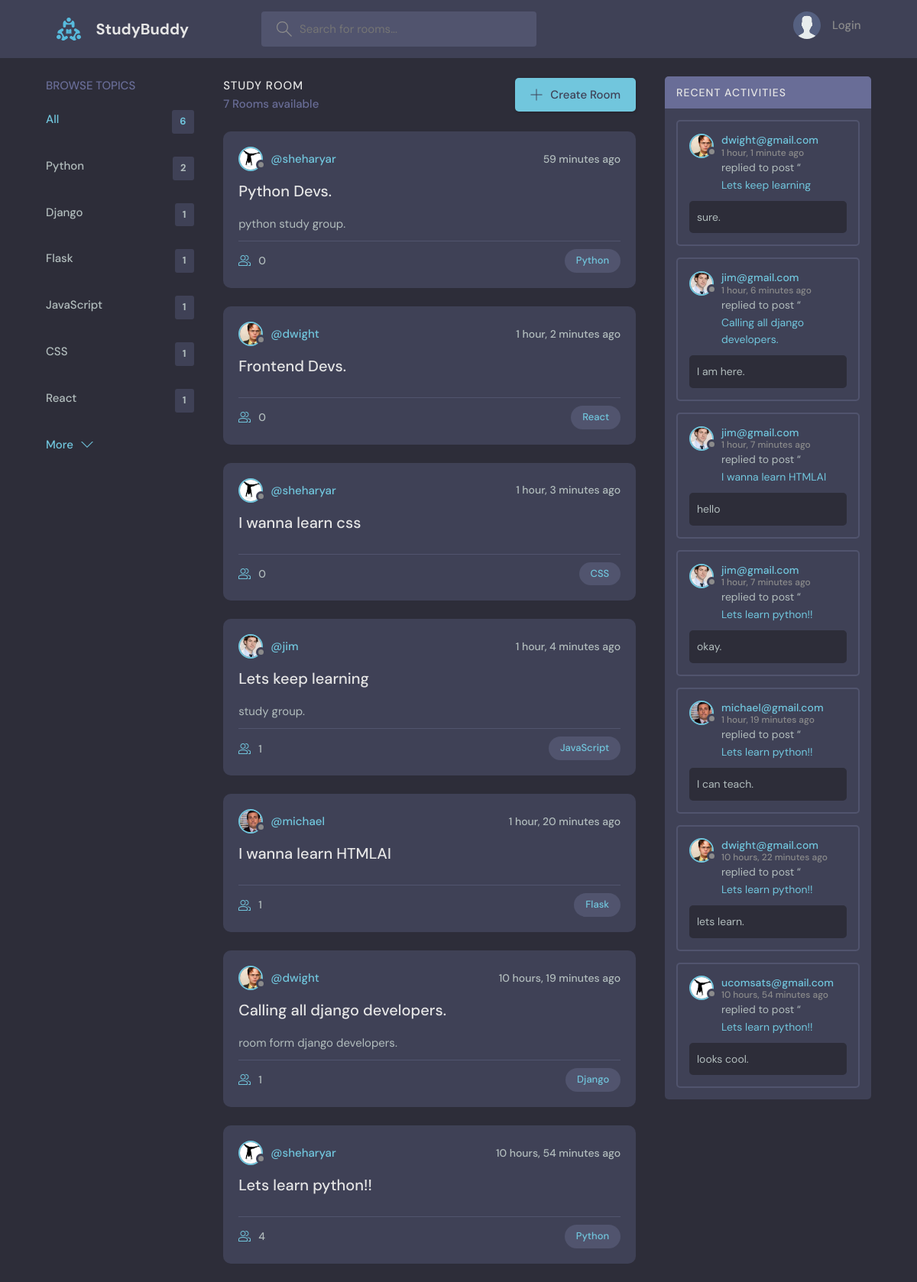
The page / on the database its author committed.
### base/models.py (models this page shows, shortened)
class Topic(models.Model):
    name = models.CharField(max_length=200)

class Room(models.Model):
    host = models.ForeignKey(User, on_delete=models.SET_NULL, null=True)
    topic = models.ForeignKey(Topic, on_delete=models.SET_NULL, null=True)
    name = models.CharField(max_length=200)
    description = models.TextField(null=True, blank=True)
    participants = models.ManyToManyField(
        User, related_name="participants", blank=True)
    created = models.DateTimeField(auto_now_add=True)
    updated = models.DateTimeField(auto_now=True)
    class Meta:
        ordering = ["-updated", "-created"]
    def __str__(self):
        return self.name

class User(AbstractUser):
    pass
    name = models.CharField(max_length=200, null=True)
    email = models.EmailField(null=True, unique=True)
    bio = models.TextField(null=True)
    avatar = models.ImageField(null=True, default='avatar.svg')
    USERNAME_FIELD = 'email'
    REQUIRED_FIELDS = []

class Message(models.Model):
    user = models.ForeignKey(
        User, related_name="messages", on_delete=models.CASCADE)
    room = models.ForeignKey(Room, on_delete=models.CASCADE)
    body = models.TextField()
    created = models.DateTimeField(auto_now_add=True)
    updated = models.DateTimeField(auto_now=True)
    class Meta:
        ordering = ["-updated", "-created"]
    def __str__(self):
        return self.body[:50]

### base/views.py (the view)
# urls.py: path('', views.home, name='home'),
def home(request):
    q = request.GET.get("q") if request.GET.get("q") != None else ""
    exists = Topic.objects.filter(name=q).exists()
    if exists:
        rooms = Room.objects.filter(
            Q(topic__name__exact=q)
        )
    else:
        rooms = Room.objects.filter(
            Q(topic__name__icontains=q)
            | Q(name__icontains=q)
            | Q(description__icontains=q)
            | Q(host__username__icontains=q)
        )
    room_count = rooms.count()
    topics = Topic.objects.filter(
        room__topic_id__isnull=False).distinct()  # improvement
    room_messages = Message.objects.filter(Q(room__topic__name__icontains=q))
    context = {
        "rooms": rooms,
        "topics": topics,
        "room_count": room_count,
        "room_messages": room_messages,
    }
    return render(request, "base/home.html", context)

### base/templates/base/home.html (shortened to what this page needs)
{% extends "admin/main.html" %} {% block content %}
<main class="layout layout--3">
  <div class="container">
    {% include 'base/topics_component.html' %}
    <div class="roomList">
      <div class="roomList__header">
        <div>
          <h2>Study Room</h2>
          <p>{{room_count}} Rooms available</p>
        </div>
        <a class="btn btn--main" href="{% url 'create-room' %}">
          <svg
            version="1.1"
            xmlns="http://www.w3.org/2000/svg"
            width="32"
            height="32"
            viewBox="0 0 32 32"
          >
            <title>add</title>
            <path
              d="M16.943 0.943h-1.885v14.115h-14.115v1.885h14.115v14.115h1.885v-14.115h14.115v-1.885h-14.115v-14.115z"
            ></path>
          </svg>
          Create Room
        </a>
      </div>
      {% include 'base/feed_component.html' %}
    </div>
    {% include 'base/activity_component.html' %}
  </div>
</main>
{% endblock content %}

### base/templates/base/topics_component.html
<div class="topics">
    <div class="topics__header">
      <h2>Browse Topics</h2>
    </div>
    <ul class="topics__list">
      <li>
        <a href={% url 'home' %} class="active"> All <span>{{topics.count}}</span></a>
      </li>
    {% for topic in topics %}
      <li>
        <a href="{% url 'home' %}?q={{topic.name}}"> {{topic.name}} <span>{{topic.room_set.all.count}}</span></a>
      </li>
    {% endfor %}
    </ul>
    <a class="btn btn--link" href="{% url 'topics' %}">
      More
      <svg
        version="1.1"
        xmlns="http://www.w3.org/2000/svg"
        width="32"
        height="32"
        viewBox="0 0 32 32"
      >
        <title>chevron-down</title>
        <path d="M16 21l-13-13h-3l16 16 16-16h-3l-13 13z"></path>
      </svg>
    </a>
  </div>

### base/templates/base/feed_component.html (shortened to what this page needs)
{% for room in rooms %}
<div class="roomListRoom">
  <div class="roomListRoom__header">
    <a
      href="{% url 'user-profile' room.host.id %}"
      class="roomListRoom__author"
    >
      <div class="avatar avatar--small">
        <img src="{{room.host.avatar.url}}" />
      </div>
      <span>@{{room.host.username}}</span>
    </a>
    <div class="roomListRoom__actions">
      <span>{{room.created|timesince}} ago</span>
    </div>
  </div>
  <div class="roomListRoom__content">
    <a href="{% url 'room' room.id %}">{{room.name}}</a>
    <p>{{room.description}}</p>
  </div>
  <div class="roomListRoom__meta">
    <a href="{% url 'room' room.id %}" class="roomListRoom__joined">
      {{room.participants.count}}
    </a>
    <p class="roomListRoom__topic">
      <a href="{% url 'home' %}?q={{room.topic.name}}">{{room.topic.name}}</a>
    </p>
  </div>
</div>
{% endfor %}

### base/templates/base/activity_component.html (shortened to what this page needs)
<div class="activities">
  <div class="activities__header">
    <h2>Recent Activities</h2>
  </div>
  {% for message in room_messages %}
  <div class="activities__box">
    <div class="activities__boxHeader roomListRoom__header">
      <a
        href="{% url 'user-profile' message.user.id %}"
        class="roomListRoom__author"
      >
        <div class="avatar avatar--small">
          <img src="{{message.user.avatar.url}}" />
        </div>
        <p>
          {{message.user}}
          <span>{{ message.created|timesince }} ago </span>
        </p>
      </a>
    </div>
    <div class="activities__boxContent">
      <p>
        replied to post “<a href="{% url 'room' message.room.id %}"
          >{{message.room}}</a
        >
      </p>
      <div class="activities__boxRoomContent">{{message}}</div>
    </div>
  </div>
  {% endfor %}
</div>

### rows shown on the page
Topic: name "Python", room_set.all.count "2"
Topic: name "Django", room_set.all.count "1"
Topic: name "Flask", room_set.all.count "1"
Topic: name "JavaScript", room_set.all.count "1"
Topic: name "CSS", room_set.all.count "1"
Topic: name "React", room_set.all.count "1"
Room: host.avatar (picture), host.username "sheharyar", created "59 minutes", name "Python Devs.", description "python study group.", participants.count "0", topic.name "Python"
Room: host.avatar (picture), host.username "dwight", created "1 hour, 2 minutes", name "Frontend Devs.", participants.count "0", topic.name "React"
Room: host.avatar (picture), host.username "sheharyar", created "1 hour, 3 minutes", name "I wanna learn css", participants.count "0", topic.name "CSS"
Room: host.avatar (picture), host.username "jim", created "1 hour, 4 minutes", name "Lets keep learning", description "study group.", participants.count "1", topic.name "JavaScript"
Room: host.avatar (picture), host.username "michael", created "1 hour, 20 minutes", name "I wanna learn HTMLAI", participants.count "1", topic.name "Flask"
Room: host.avatar (picture), host.username "dwight", created "10 hours, 19 minutes", name "Calling all django developers.", description "room form django developers.", participants.count "1", topic.name "Django"
Room: host.avatar (picture), host.username "sheharyar", created "10 hours, 54 minutes", name "Lets learn python!!", participants.count "4", topic.name "Python"
Message: user.avatar (picture), user "dwight@gmail.com", created "1 hour, 1 minute", room "Lets keep learning", body "sure."
Message: user.avatar (picture), user "jim@gmail.com", created "1 hour, 6 minutes", room "Calling all django developers.", body "I am here."
Message: user.avatar (picture), user "jim@gmail.com", created "1 hour, 7 minutes", room "I wanna learn HTMLAI", body "hello"
Message: user.avatar (picture), user "jim@gmail.com", created "1 hour, 7 minutes", room "Lets learn python!!", body "okay."
Message: user.avatar (picture), user "michael@gmail.com", created "1 hour, 19 minutes", room "Lets learn python!!", body "I can teach."
Message: user.avatar (picture), user "dwight@gmail.com", created "10 hours, 22 minutes", room "Lets learn python!!", body "lets learn."
Message: user.avatar (picture), user "ucomsats@gmail.com", created "10 hours, 54 minutes", room "Lets learn python!!", body "looks cool."

### other values the page prints
{{ topics.count }} "6"
{{ room_count }} "7"
